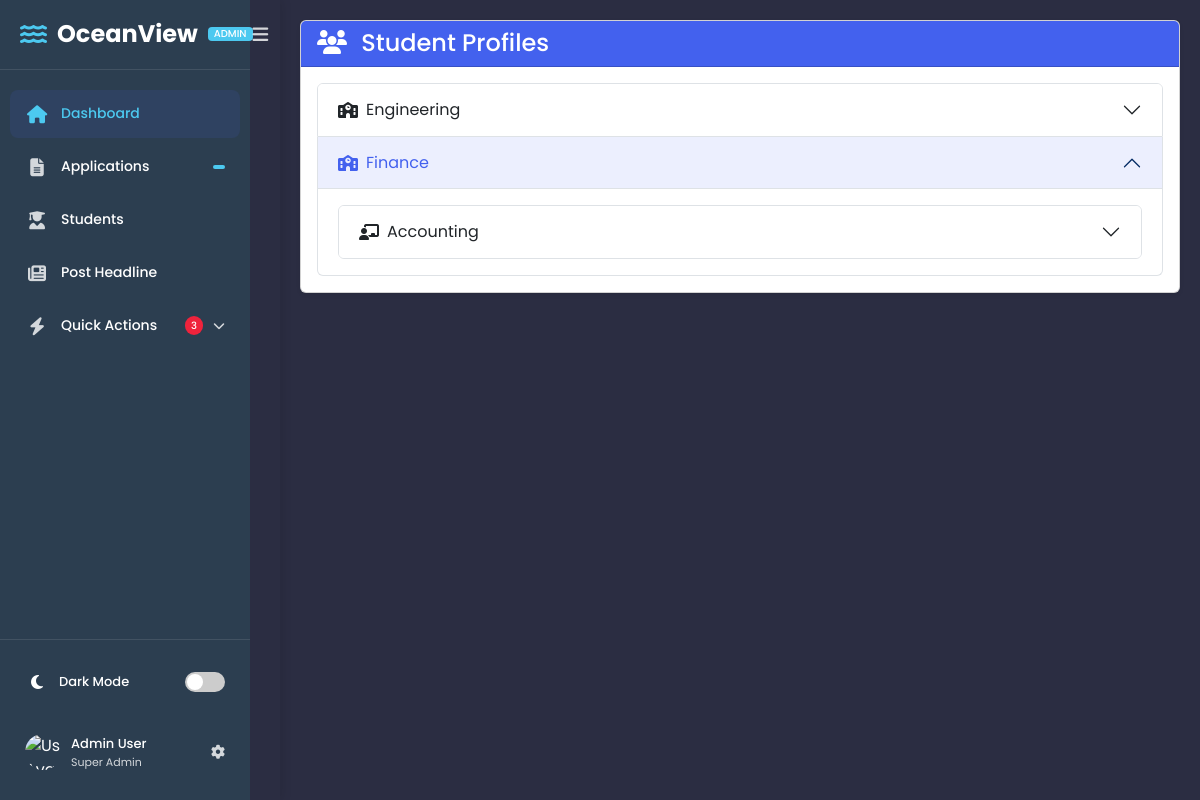
The page /student/ on the database its author committed.
### portal/models.py (models this page shows, shortened)
class School(models.Model):
    name = models.CharField(max_length=100, unique=True)

class Student(models.Model):
    surname = models.CharField(max_length=100)
    first_name = models.CharField(max_length=100)
    other_name = models.CharField(max_length=100, blank=True, null=True)
    email = models.EmailField(unique=True)
    phone_number = models.CharField(max_length=11)
    address = models.CharField(max_length=100)
    state_of_origin = models.ForeignKey(State, on_delete=models.CASCADE)
    local_government = models.ForeignKey(Lga, on_delete=models.CASCADE)
    date_of_birth = models.DateField()
    school = models.ForeignKey(School, on_delete=models.CASCADE)
    department = models.ForeignKey(Department, on_delete=models.CASCADE)
    application_number = models.CharField(max_length=10, unique=True, blank=True)
    profile_picture = models.ImageField(upload_to="profile_pics/", blank=True, null=True, default="profile_pics/default-profile.png")
    academic_session = models.ForeignKey("AcademicSession", on_delete=models.CASCADE, related_name="students")
    created_at = models.DateTimeField(default=now, editable=True)
    year = models.ForeignKey(Year, on_delete=models.CASCADE)
    semester = models.ForeignKey(Semester, on_delete=models.CASCADE)

class Department(models.Model):
    name = models.CharField(max_length=100)
    school = models.ForeignKey(School, on_delete=models.CASCADE, related_name="departments")

### crm/views.py (the view)
# urls.py: path('student/', student_list, name='student_list'),
def student_list(request):
    students = Student.objects.all()
    grouped_students = {}
    for student in students:
        school = student.school.name
        department = student.department.name
        if school not in grouped_students:
            grouped_students[school] = {}
        if department not in grouped_students[school]:  # Fixed variable case
            grouped_students[school][department] = []
        grouped_students[school][department].append(student)
    return render(request, "crm/student_list.html", {"grouped_students": grouped_students})

### crm/templates/crm/student_list.html (shortened to what this page needs)
{% load static %}
<!DOCTYPE html>
<html lang="en">
<head>
    <link href="https://cdn.jsdelivr.net/npm/bootstrap@5.3.0/dist/css/bootstrap.min.css" rel="stylesheet">
    <link rel="stylesheet" href="https://cdnjs.cloudflare.com/ajax/libs/font-awesome/6.0.0/css/all.min.css">
</head>
<body>
    {% include 'crm/sidebar.html' %}
    <div class="main-content">
        <div class="card shadow-sm">
            <div class="card-header">
                <h4 class="mb-0"><i class="fas fa-users me-2"></i> Student Profiles</h4>
            </div>
            <div class="card-body">
                <div class="accordion" id="schoolAccordion">
                  {% for school, departments in grouped_students.items %}
                  <div class="accordion-item">
                      <h2 class="accordion-header" id="heading{{ forloop.counter }}">
                          <button class="accordion-button" type="button" data-bs-toggle="collapse" data-bs-target="#collapse{{ forloop.counter }}">
                              <i class="fas fa-school me-2"></i> {{ school }}
                          </button>
                      </h2>
                      <div id="collapse{{ forloop.counter }}" class="accordion-collapse collapse show" data-bs-parent="#schoolAccordion">
                          <div class="accordion-body">
                              <div class="accordion" id="departmentAccordion{{ forloop.counter }}">
                                  {% for department, students in departments.items %}
                                  <div class="accordion-item">
                                      <h2 class="accordion-header" id="departmentHeading{{ forloop.parentloop.counter }}-{{ forloop.counter }}">
                                          <button class="accordion-button collapsed" type="button" data-bs-toggle="collapse" data-bs-target="#departmentCollapse{{ forloop.parentloop.counter }}-{{ forloop.counter }}">
                                              <i class="fas fa-chalkboard-teacher me-2"></i> {{ department }}
                                          </button>
                                      </h2>
                                  </div>
                                  {% endfor %}
                              </div>
                          </div>
                      </div>
                  </div>
                  {% empty %}
                  <div class="alert alert-info text-center">No student record found.</div>
                  {% endfor %}
                </div>
            </div>
        </div>
    </div>
</body>
</html>

### crm/templates/crm/student_list.html (style rules this page uses)
:root { --primary-color: #4361ee; --primary-light: #e6e9ff; --sidebar-width: 280px; }
body { font-family: 'Poppins', sans-serif; display: flex; min-height: 100vh; background-color: #f8f9fa; }
.main-content { margin-left: var(--sidebar-width); padding: 20px; flex: 1; transition: margin-left 0.3s; }
.card-header { background-color: var(--primary-color) !important; color: white; }
.accordion-button:not(.collapsed) { background-color: var(--primary-light); color: var(--primary-color); }

### crm/templates/crm/sidebar.html (style rules this page uses)
:root { --primary-color: #4361ee; --primary-light: rgba(67, 97, 238, 0.1); --secondary-color: #3f37c9; --accent-color: #4cc9f0; --text-color: #ffffff; --text-light: rgba(255, 255, 255, 0.8); --bg-color: #2b2d42; --sidebar-bg: #2b2d42; --sidebar-width: 280px; --sidebar-collapsed-width: 80px; --transition-speed: 0.3s; }
* { margin: 0; padding: 0; box-sizing: border-box; }
body { font-family: 'Poppins', sans-serif; background-color: var(--bg-color); color: var(--text-color); transition: background-color var(--transition-speed); }

### rows shown on the page
School: grouped_students "Engineering"
School: grouped_students "Finance"
Student: name "Accounting"
